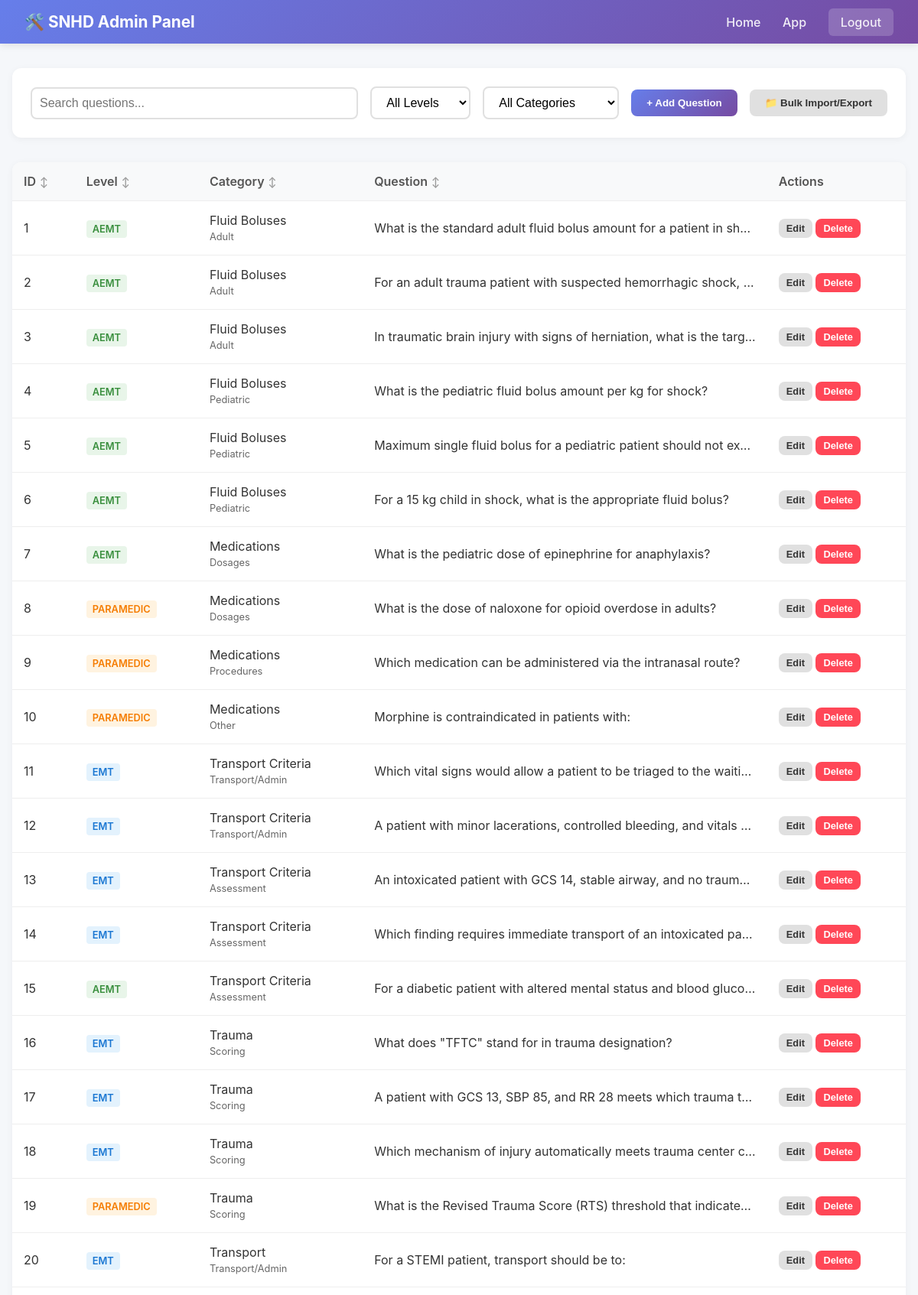
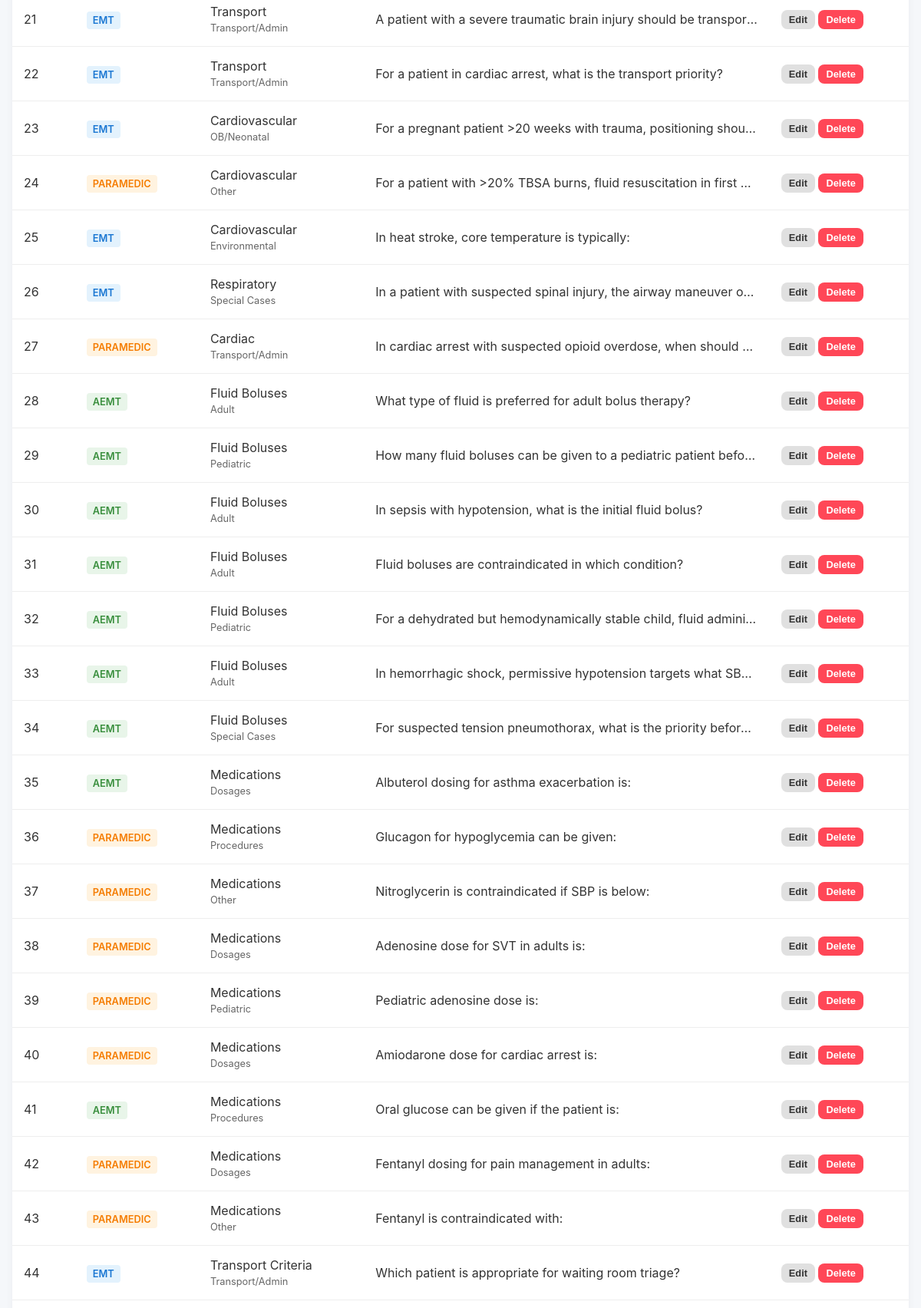
The app's page /admin (signed in, upper part) with its own data (2 pictures, top to bottom).
### app.py (models this page shows, shortened)
class Question(db.Model):
    id = db.Column(db.Integer, primary_key=True)
    level = db.Column(db.String(20))
    category = db.Column(db.String(100))  # Main category (e.g., 'Medications', 'Boluses')
    subcategory = db.Column(db.String(100))  # Subcategory (e.g., 'Adult', 'Pediatric')
    question = db.Column(db.Text)
    options = db.Column(db.Text)  # JSON
    correct_answer = db.Column(db.Integer)
    explanation = db.Column(db.Text)
    source = db.Column(db.String(200))
    def to_dict(self):
        return {
            'id': self.id,
            'level': self.level,
            'category': self.category,
            'subcategory': self.subcategory,
            'question': self.question,
            'options': self.options,
            'correct_answer': self.correct_answer,
            'explanation': self.explanation,
            'source': self.source
        }

### app.py (the view)
@app.route('/admin')
@admin_required
def admin():
    questions = Question.query.all()
    categories = db.session.query(Question.category).distinct().all()
    categories = [c[0] for c in categories if c[0]]
    return render_template('admin.html', questions=questions, categories=categories)

### app.py (called while the page is built)
@app.after_request
def add_security_headers(response):
    response.headers['Content-Security-Policy'] = "default-src 'self'; script-src 'self' 'unsafe-inline'; style-src 'self' 'unsafe-inline';"
    response.headers['X-Content-Type-Options'] = 'nosniff'
    response.headers['X-Frame-Options'] = 'DENY'
    return response

def admin_required(f):
    @wraps(f)
    def decorated_function(*args, **kwargs):
        if not session.get('admin_logged_in'):
            return redirect(url_for('admin_login'))
        return f(*args, **kwargs)
    return decorated_function

### templates/admin.html (shortened to what this page needs)
<!DOCTYPE html>
<html lang="en">
<head>
</head>
<body>
    <nav class="navbar">
        <a href="/dashboard" style="color: white; text-decoration: none;"><h1>🛠️ SNHD Admin Panel</h1></a>
        <div class="nav-links">
            <a href="/dashboard">Home</a>
            <a href="/">App</a>
            <a href="/admin/logout" class="logout-btn">Logout</a>
        </div>
    </nav>
    <div class="container">
        <div class="controls">
            <div class="search-box">
                <input type="text" id="searchInput" placeholder="Search questions..." onkeyup="filterTable()">
            </div>
            <div class="filter-group">
                <select id="levelFilter" onchange="filterTable()">
                    <option value="">All Levels</option>
                </select>
                <select id="categoryFilter" onchange="filterTable()">
                    <option value="">All Categories</option>
                </select>
            </div>
            <button class="btn btn-primary" onclick="openModal('add')">+ Add Question</button>
            <button class="btn btn-secondary" onclick="toggleBulkOps()">📁 Bulk Import/Export</button>
        </div>
        <div class="table-container">
            <table id="questionsTable">
                <thead>
                    <tr>
                        <th onclick="sortTable(0)" class="sort-icon">ID</th>
                        <th onclick="sortTable(1)" class="sort-icon">Level</th>
                        <th onclick="sortTable(2)" class="sort-icon">Category</th>
                        <th onclick="sortTable(3)" class="sort-icon">Question</th>
                        <th>Actions</th>
                    </tr>
                </thead>
                <tbody>
                    {% for q in questions %}
                    <tr data-id="{{ q.id }}" data-level="{{ q.level }}" data-category="{{ q.category }}">
                        <td>{{ q.id }}</td>
                        <td><span class="badge badge-{{ q.level.lower() }}">{{ q.level }}</span></td>
                        <td>{{ q.category }} <br><span style="font-size:0.8em; color:#666">{{ q.subcategory }}</span>
                        </td>
                        <td class="q-text" title="{{ q.question }}">{{ q.question }}</td>
                        <td>
                            <button class="btn btn-secondary" style="padding:5px 10px; font-size:0.8rem"
                                onclick='openModal("edit", {{ q.id }}, {{ q.to_dict() | tojson }})'>Edit</button>
                            <button class="btn btn-danger" style="padding:5px 10px; font-size:0.8rem"
                                onclick="deleteQuestion({{ q.id }})">Delete</button>
                        </td>
                    </tr>
                    {% endfor %}
                </tbody>
            </table>
        </div>
    </div>
</body>
</html>

### templates/admin.html (style rules this page uses)
* { margin: 0; padding: 0; box-sizing: border-box; }
body { font-family: -apple-system, BlinkMacSystemFont, 'Segoe UI', Roboto, sans-serif; background: #f5f7fa; color: #333; min-height: 100vh; }
.navbar { background: linear-gradient(135deg, #667eea 0%, #764ba2 100%); color: white; padding: 1rem 2rem; display: flex; justify-content: space-between; align-items: center; box-shadow: 0 2px 10px rgba(0, 0, 0, 0.1); }
.navbar h1 { font-size: 1.3rem; }
.nav-links a { color: white; text-decoration: none; margin-left: 1.5rem; font-weight: 500; opacity: 0.9; }
.logout-btn { background: rgba(255, 255, 255, 0.2); padding: 0.5rem 1rem; border-radius: 6px; transition: background 0.3s; }
.container { max-width: 1400px; margin: 2rem auto; padding: 0 1rem; }
.controls { background: white; padding: 1.5rem; border-radius: 12px; box-shadow: 0 2px 10px rgba(0, 0, 0, 0.05); margin-bottom: 2rem; display: flex; gap: 1rem; align-items: center; flex-wrap: wrap; }
.search-box { flex: 1; min-width: 200px; }
.search-box input { width: 100%; padding: 10px 15px; border: 2px solid #e0e0e0; border-radius: 8px; font-size: 1rem; }
.filter-group { display: flex; gap: 1rem; }
select { padding: 10px 15px; border: 2px solid #e0e0e0; border-radius: 8px; font-size: 1rem; background: white; cursor: pointer; }
.btn { padding: 10px 20px; border: none; border-radius: 8px; font-weight: 600; cursor: pointer; text-decoration: none; transition: all 0.2s; }
.btn-primary { background: linear-gradient(135deg, #667eea 0%, #764ba2 100%); color: white; }
.btn-danger { background: #ff4757; color: white; }
.btn-secondary { background: #e0e0e0; color: #333; }
.table-container { background: white; border-radius: 12px; box-shadow: 0 2px 10px rgba(0, 0, 0, 0.05); overflow: hidden; overflow-x: auto; }
table { width: 100%; border-collapse: collapse; text-align: left; }
th, td { padding: 15px; border-bottom: 1px solid #eee; }
th { background: #f8f9fa; font-weight: 600; color: #555; cursor: pointer; user-select: none; white-space: nowrap; }
.sort-icon::after { content: '↕'; font-size: 0.8em; margin-left: 5px; color: #999; }
.q-text { max-width: 400px; overflow: hidden; text-overflow: ellipsis; white-space: nowrap; }
.badge { padding: 4px 8px; border-radius: 4px; font-size: 0.8rem; font-weight: 600; }
.badge-emt { background: #e3f2fd; color: #1976d2; }
.badge-aemt { background: #e8f5e9; color: #388e3c; }
.badge-paramedic { background: #fff3e0; color: #f57c00; }
input[type="text"], input[type="number"] { width: 100%; padding: 10px; border: 2px solid #e0e0e0; border-radius: 8px; }

### records on screen
Question: id "1", level "AEMT", category "Fluid Boluses", subcategory "Adult", question "What is the standard adult fluid bolus amount for a patient in sh…"
Question: id "2", level "AEMT", category "Fluid Boluses", subcategory "Adult", question "For an adult trauma patient with suspected hemorrhagic shock,…"
Question: id "3", level "AEMT", category "Fluid Boluses", subcategory "Adult", question "In traumatic brain injury with signs of herniation, what is the targ…"
Question: id "4", level "AEMT", category "Fluid Boluses", subcategory "Pediatric", question "What is the pediatric fluid bolus amount per kg for shock?"
Question: id "5", level "AEMT", category "Fluid Boluses", subcategory "Pediatric", question "Maximum single fluid bolus for a pediatric patient should not ex…"
Question: id "6", level "AEMT", category "Fluid Boluses", subcategory "Pediatric", question "For a 15 kg child in shock, what is the appropriate fluid bolus?"
Question: id "7", level "AEMT", category "Medications", subcategory "Dosages", question "What is the pediatric dose of epinephrine for anaphylaxis?"
Question: id "8", level "PARAMEDIC", category "Medications", subcategory "Dosages", question "What is the dose of naloxone for opioid overdose in adults?"
Question: id "9", level "PARAMEDIC", category "Medications", subcategory "Procedures", question "Which medication can be administered via the intranasal route?"
Question: id "10", level "PARAMEDIC", category "Medications", subcategory "Other", question "Morphine is contraindicated in patients with:"
Question: id "11", level "EMT", category "Transport Criteria", subcategory "Transport/Admin", question "Which vital signs would allow a patient to be triaged to the waiti…"
Question: id "12", level "EMT", category "Transport Criteria", subcategory "Transport/Admin", question "A patient with minor lacerations, controlled bleeding, and vitals…"
Question: id "13", level "EMT", category "Transport Criteria", subcategory "Assessment", question "An intoxicated patient with GCS 14, stable airway, and no traum…"
Question: id "14", level "EMT", category "Transport Criteria", subcategory "Assessment", question "Which finding requires immediate transport of an intoxicated pa…"
Question: id "15", level "AEMT", category "Transport Criteria", subcategory "Assessment", question "For a diabetic patient with altered mental status and blood gluco…"
Question: id "16", level "EMT", category "Trauma", subcategory "Scoring", question "What does \"TFTC\" stand for in trauma designation?"
Question: id "17", level "EMT", category "Trauma", subcategory "Scoring", question "A patient with GCS 13, SBP 85, and RR 28 meets which trauma t…"
Question: id "18", level "EMT", category "Trauma", subcategory "Scoring", question "Which mechanism of injury automatically meets trauma center c…"
Question: id "19", level "PARAMEDIC", category "Trauma", subcategory "Scoring", question "What is the Revised Trauma Score (RTS) threshold that indicate…"
Question: id "20", level "EMT", category "Transport", subcategory "Transport/Admin", question "For a STEMI patient, transport should be to:"
Question: id "21", level "EMT", category "Transport", subcategory "Transport/Admin", question "A patient with a severe traumatic brain injury should be transpor…"
Question: id "22", level "EMT", category "Transport", subcategory "Transport/Admin", question "For a patient in cardiac arrest, what is the transport priority?"
Question: id "23", level "EMT", category "Cardiovascular", subcategory "OB/Neonatal", question "For a pregnant patient >20 weeks with trauma, positioning shou…"
Question: id "24", level "PARAMEDIC", category "Cardiovascular", subcategory "Other", question "For a patient with >20% TBSA burns, fluid resuscitation in first…"
Question: id "25", level "EMT", category "Cardiovascular", subcategory "Environmental", question "In heat stroke, core temperature is typically:"
Question: id "26", level "EMT", category "Respiratory", subcategory "Special Cases", question "In a patient with suspected spinal injury, the airway maneuver o…"
Question: id "27", level "PARAMEDIC", category "Cardiac", subcategory "Transport/Admin", question "In cardiac arrest with suspected opioid overdose, when should…"
Question: id "28", level "AEMT", category "Fluid Boluses", subcategory "Adult", question "What type of fluid is preferred for adult bolus therapy?"
Question: id "29", level "AEMT", category "Fluid Boluses", subcategory "Pediatric", question "How many fluid boluses can be given to a pediatric patient befo…"
Question: id "30", level "AEMT", category "Fluid Boluses", subcategory "Adult", question "In sepsis with hypotension, what is the initial fluid bolus?"
Question: id "31", level "AEMT", category "Fluid Boluses", subcategory "Adult", question "Fluid boluses are contraindicated in which condition?"
Question: id "32", level "AEMT", category "Fluid Boluses", subcategory "Pediatric", question "For a dehydrated but hemodynamically stable child, fluid admini…"
Question: id "33", level "AEMT", category "Fluid Boluses", subcategory "Adult", question "In hemorrhagic shock, permissive hypotension targets what SB…"
Question: id "34", level "AEMT", category "Fluid Boluses", subcategory "Special Cases", question "For suspected tension pneumothorax, what is the priority befor…"
Question: id "35", level "AEMT", category "Medications", subcategory "Dosages", question "Albuterol dosing for asthma exacerbation is:"
Question: id "36", level "PARAMEDIC", category "Medications", subcategory "Procedures", question "Glucagon for hypoglycemia can be given:"
Question: id "37", level "PARAMEDIC", category "Medications", subcategory "Other", question "Nitroglycerin is contraindicated if SBP is below:"
Question: id "38", level "PARAMEDIC", category "Medications", subcategory "Dosages", question "Adenosine dose for SVT in adults is:"
Question: id "39", level "PARAMEDIC", category "Medications", subcategory "Pediatric", question "Pediatric adenosine dose is:"
Question: id "40", level "PARAMEDIC", category "Medications", subcategory "Dosages", question "Amiodarone dose for cardiac arrest is:"
Question: id "41", level "AEMT", category "Medications", subcategory "Procedures", question "Oral glucose can be given if the patient is:"
Question: id "42", level "PARAMEDIC", category "Medications", subcategory "Dosages", question "Fentanyl dosing for pain management in adults:"
Question: id "43", level "PARAMEDIC", category "Medications", subcategory "Other", question "Fentanyl is contraindicated with:"
Question: id "44", level "EMT", category "Transport Criteria", subcategory "Transport/Admin", question "Which patient is appropriate for waiting room triage?"
